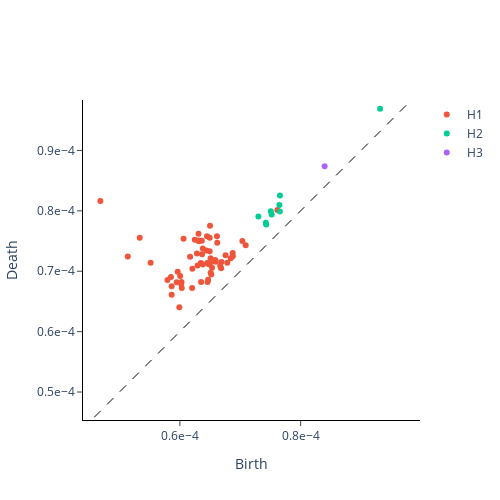

This figure's notebook cell:
### Code cell
life = (diagrams[:, :, 1] - diagrams[:, :, 0]).flatten()
life = life[life != 0]
eps = numpy.percentile(life, 60)
print(eps)

filtering = gtda.diagrams.Filtering(epsilon = eps)
filtered_diagrams = filtering.fit_transform(diagrams)

filtered_diagram = gtda.plotting.plot_diagram(filtered_diagrams[23])
display(filtered_diagram)
filtered_diagram.write_image(file = f"features/filtered_diagram.svg", format = "svg")
